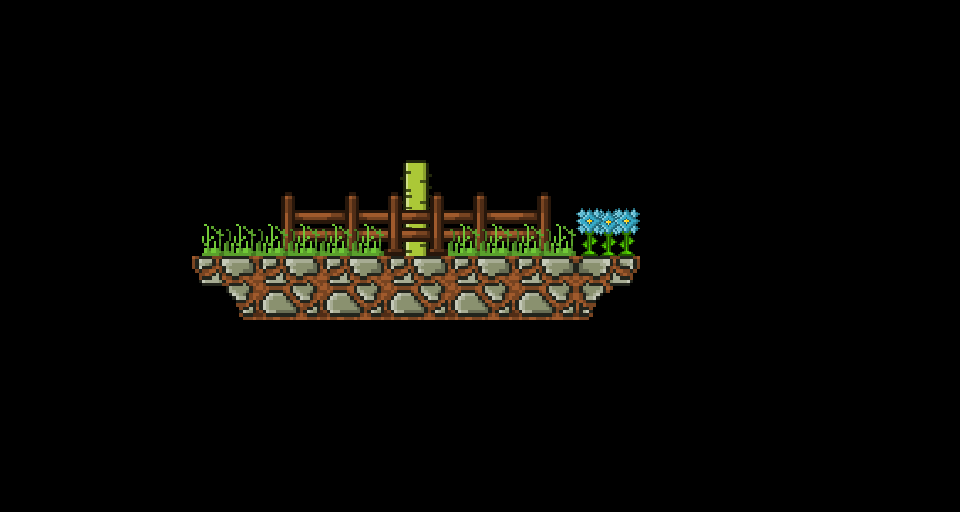

Rendered tile map (Tiled .tmx) drawn with the repository's tilesets; below, a short description and the map source with its tile grids summarised:
An orthogonal 15x8 tile map with 64x64 px tiles, 3 tile layers (Tile Layer 1, Tile Layer 2, Tile Layer 3).

<map version="1.0" orientation="orthogonal" renderorder="right-down" width="15" height="8" tilewidth="64" tileheight="64" nextobjectid="1">
 <tileset firstgid="1" name="tileset" tilewidth="64" tileheight="64" tilecount="42" columns="6">
  <image source="Tilesets/tileset.png" width="384" height="448" />
 </tileset>
 <layer name="Tile Layer 1" width="15" height="8">
  <data>[120 cells, 12 non-empty, 6 distinct tile ids]</data>
 </layer>
 <layer name="Tile Layer 2" width="15" height="8">
  <data>[120 cells, 3 non-empty, 3 distinct tile ids]</data>
 </layer>
 <layer name="Tile Layer 3" width="15" height="8">
  <data>[120 cells, 6 non-empty, 3 distinct tile ids]</data>
 </layer>
</map>
